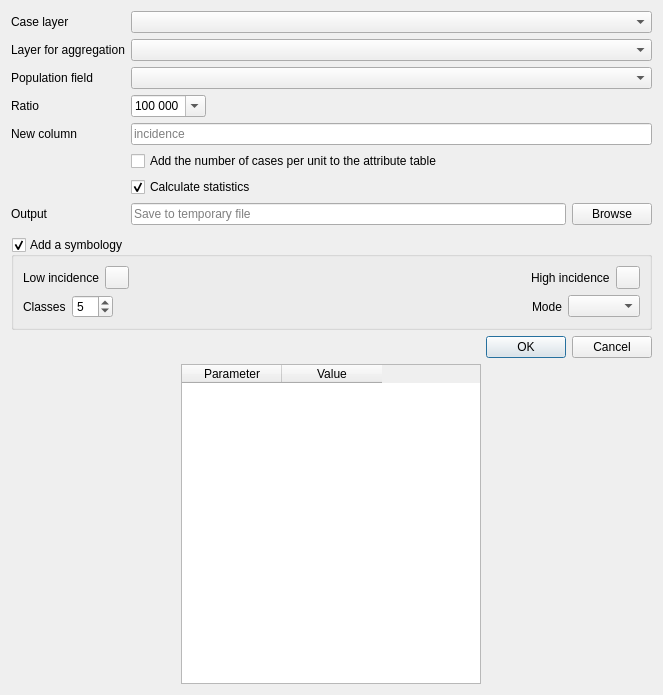
<?xml version="1.0" encoding="UTF-8"?>
<ui version="4.0">
 <class>IncidencePoint</class>
 <widget class="QWidget" name="IncidencePoint">
  <property name="geometry">
   <rect>
    <x>0</x>
    <y>0</y>
    <width>663</width>
    <height>695</height>
   </rect>
  </property>
  <property name="windowTitle">
   <string>Incidence</string>
  </property>
  <layout class="QVBoxLayout" name="verticalLayout">
   <item>
    <layout class="QFormLayout" name="formLayout">
     <property name="fieldGrowthPolicy">
      <enum>QFormLayout::ExpandingFieldsGrow</enum>
     </property>
     <item row="0" column="0">
      <widget class="QLabel" name="label_4">
       <property name="text">
        <string>Case layer</string>
       </property>
      </widget>
     </item>
     <item row="2" column="0">
      <widget class="QLabel" name="label">
       <property name="text">
        <string>Layer for aggregation</string>
       </property>
      </widget>
     </item>
     <item row="3" column="0">
      <widget class="QLabel" name="label_7">
       <property name="text">
        <string>Population field</string>
       </property>
      </widget>
     </item>
     <item row="4" column="0">
      <widget class="QLabel" name="label_2">
       <property name="text">
        <string>Ratio</string>
       </property>
      </widget>
     </item>
     <item row="4" column="1">
      <widget class="QComboBox" name="cbx_ratio">
       <property name="editable">
        <bool>true</bool>
       </property>
       <property name="currentIndex">
        <number>4</number>
       </property>
       <item>
        <property name="text">
         <string>10</string>
        </property>
       </item>
       <item>
        <property name="text">
         <string>100</string>
        </property>
       </item>
       <item>
        <property name="text">
         <string>1 000</string>
        </property>
       </item>
       <item>
        <property name="text">
         <string>10 000</string>
        </property>
       </item>
       <item>
        <property name="text">
         <string>100 000</string>
        </property>
       </item>
      </widget>
     </item>
     <item row="5" column="0">
      <widget class="QLabel" name="label_3">
       <property name="text">
        <string>New column</string>
       </property>
      </widget>
     </item>
     <item row="5" column="1">
      <widget class="QLineEdit" name="le_new_column">
       <property name="maxLength">
        <number>10</number>
       </property>
       <property name="placeholderText">
        <string>incidence</string>
       </property>
      </widget>
     </item>
     <item row="6" column="1">
      <widget class="QCheckBox" name="checkBox_addNbIntersections">
       <property name="toolTip">
        <string>Add the number of cases per unit to the attribute table</string>
       </property>
       <property name="text">
        <string>Add the number of cases per unit to the attribute table</string>
       </property>
      </widget>
     </item>
     <item row="7" column="1">
      <widget class="QCheckBox" name="checkBox_incidence_runStats">
       <property name="text">
        <string>Calculate statistics</string>
       </property>
       <property name="checked">
        <bool>true</bool>
       </property>
      </widget>
     </item>
     <item row="8" column="0">
      <widget class="QLabel" name="label_8">
       <property name="text">
        <string>Output</string>
       </property>
      </widget>
     </item>
     <item row="8" column="1">
      <layout class="QHBoxLayout" name="horizontalLayout_6">
       <item>
        <widget class="QLineEdit" name="le_output_filepath">
         <property name="placeholderText">
          <string>Save to temporary file</string>
         </property>
        </widget>
       </item>
       <item>
        <widget class="QPushButton" name="button_browse">
         <property name="text">
          <string>Browse</string>
         </property>
        </widget>
       </item>
      </layout>
     </item>
     <item row="9" column="1">
      <layout class="QHBoxLayout" name="horizontalLayout"/>
     </item>
     <item row="0" column="1">
      <widget class="QgsMapLayerComboBox" name="cbx_case_layer">
       <property name="sizePolicy">
        <sizepolicy hsizetype="Expanding" vsizetype="Fixed">
         <horstretch>0</horstretch>
         <verstretch>0</verstretch>
        </sizepolicy>
       </property>
      </widget>
     </item>
     <item row="2" column="1">
      <widget class="QgsMapLayerComboBox" name="cbx_aggregation_layer">
       <property name="sizePolicy">
        <sizepolicy hsizetype="Expanding" vsizetype="Fixed">
         <horstretch>0</horstretch>
         <verstretch>0</verstretch>
        </sizepolicy>
       </property>
      </widget>
     </item>
     <item row="3" column="1">
      <widget class="QgsFieldComboBox" name="cbx_population_field">
       <property name="sizePolicy">
        <sizepolicy hsizetype="Expanding" vsizetype="Fixed">
         <horstretch>0</horstretch>
         <verstretch>0</verstretch>
        </sizepolicy>
       </property>
      </widget>
     </item>
    </layout>
   </item>
   <item>
    <widget class="QgsCollapsibleGroupBox" name="symbology">
     <property name="title">
      <string>Add a symbology</string>
     </property>
     <property name="checkable">
      <bool>true</bool>
     </property>
     <property name="collapsed" stdset="0">
      <bool>false</bool>
     </property>
     <layout class="QVBoxLayout" name="verticalLayout_3">
      <item>
       <layout class="QHBoxLayout" name="horizontalLayout_3">
        <item>
         <widget class="QLabel" name="label_9">
          <property name="text">
           <string>Low incidence</string>
          </property>
         </widget>
        </item>
        <item>
         <widget class="QgsColorButtonV2" name="color_low_value">
          <property name="color" stdset="0">
           <color>
            <red>50</red>
            <green>164</green>
            <blue>46</blue>
           </color>
          </property>
         </widget>
        </item>
        <item>
         <spacer name="horizontalSpacer">
          <property name="orientation">
           <enum>Qt::Horizontal</enum>
          </property>
          <property name="sizeHint" stdset="0">
           <size>
            <width>40</width>
            <height>20</height>
           </size>
          </property>
         </spacer>
        </item>
        <item>
         <widget class="QLabel" name="label_10">
          <property name="text">
           <string>High incidence</string>
          </property>
         </widget>
        </item>
        <item>
         <widget class="QgsColorButtonV2" name="color_high_value">
          <property name="color" stdset="0">
           <color>
            <red>202</red>
            <green>33</green>
            <blue>36</blue>
           </color>
          </property>
         </widget>
        </item>
       </layout>
      </item>
      <item>
       <layout class="QHBoxLayout" name="horizontalLayout_4">
        <item>
         <widget class="QLabel" name="label_11">
          <property name="text">
           <string>Classes</string>
          </property>
         </widget>
        </item>
        <item>
         <widget class="QSpinBox" name="spinBox_classes">
          <property name="minimum">
           <number>1</number>
          </property>
          <property name="value">
           <number>5</number>
          </property>
         </widget>
        </item>
        <item>
         <spacer name="horizontalSpacer_2">
          <property name="orientation">
           <enum>Qt::Horizontal</enum>
          </property>
          <property name="sizeHint" stdset="0">
           <size>
            <width>40</width>
            <height>20</height>
           </size>
          </property>
         </spacer>
        </item>
        <item>
         <widget class="QLabel" name="label_12">
          <property name="text">
           <string>Mode</string>
          </property>
         </widget>
        </item>
        <item>
         <widget class="QComboBox" name="cbx_mode"/>
        </item>
       </layout>
      </item>
     </layout>
    </widget>
   </item>
   <item>
    <widget class="QDialogButtonBox" name="button_box_ok">
     <property name="orientation">
      <enum>Qt::Horizontal</enum>
     </property>
     <property name="standardButtons">
      <set>QDialogButtonBox::Cancel|QDialogButtonBox::Ok</set>
     </property>
    </widget>
   </item>
   <item>
    <layout class="QHBoxLayout" name="horizontalLayout_2">
     <item>
      <widget class="QTableWidget" name="tableWidget">
       <property name="minimumSize">
        <size>
         <width>200</width>
         <height>0</height>
        </size>
       </property>
       <property name="maximumSize">
        <size>
         <width>300</width>
         <height>16777215</height>
        </size>
       </property>
       <property name="verticalScrollBarPolicy">
        <enum>Qt::ScrollBarAsNeeded</enum>
       </property>
       <property name="horizontalScrollBarPolicy">
        <enum>Qt::ScrollBarAlwaysOff</enum>
       </property>
       <attribute name="verticalHeaderVisible">
        <bool>false</bool>
       </attribute>
       <column>
        <property name="text">
         <string>Parameter</string>
        </property>
       </column>
       <column>
        <property name="text">
         <string>Value</string>
        </property>
       </column>
      </widget>
     </item>
     <item>
      <layout class="QVBoxLayout" name="layout_plot"/>
     </item>
    </layout>
   </item>
  </layout>
 </widget>
 <customwidgets>
  <customwidget>
   <class>QgsCollapsibleGroupBox</class>
   <extends>QGroupBox</extends>
   <header>qgis.gui</header>
   <container>1</container>
  </customwidget>
  <customwidget>
   <class>QgsColorButtonV2</class>
   <extends>QToolButton</extends>
   <header>qgis.gui</header>
  </customwidget>
  <customwidget>
   <class>QgsFieldComboBox</class>
   <extends>QComboBox</extends>
   <header>qgis.gui</header>
  </customwidget>
  <customwidget>
   <class>QgsMapLayerComboBox</class>
   <extends>QComboBox</extends>
   <header>qgis.gui</header>
  </customwidget>
 </customwidgets>
 <resources/>
 <connections/>
</ui>
